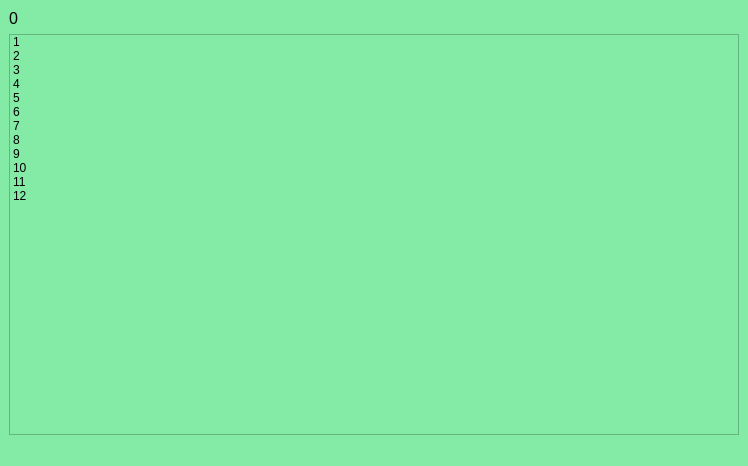
<?xml version="1.0" encoding="UTF-8"?>
<ui version="4.0">
 <class>GameWindow</class>
 <widget class="QMainWindow" name="GameWindow">
  <property name="geometry">
   <rect>
    <x>0</x>
    <y>0</y>
    <width>748</width>
    <height>466</height>
   </rect>
  </property>
  <property name="tabletTracking">
   <bool>false</bool>
  </property>
  <property name="windowTitle">
   <string>Passwords List</string>
  </property>
  <property name="styleSheet">
   <string notr="true">background-color: rgb(131, 235, 166);</string>
  </property>
  <widget class="QWidget" name="centralwidget">
   <layout class="QGridLayout" name="gridLayout">
    <item row="0" column="0">
     <widget class="QLabel" name="scoreLabel">
      <property name="font">
       <font>
        <family>Tahoma</family>
        <pointsize>12</pointsize>
       </font>
      </property>
      <property name="text">
       <string>0</string>
      </property>
     </widget>
    </item>
    <item row="2" column="0">
     <widget class="QListWidget" name="itemListWidget">
      <item>
       <property name="text">
        <string>1</string>
       </property>
      </item>
      <item>
       <property name="text">
        <string>2</string>
       </property>
      </item>
      <item>
       <property name="text">
        <string>3</string>
       </property>
      </item>
      <item>
       <property name="text">
        <string>4</string>
       </property>
      </item>
      <item>
       <property name="text">
        <string>5</string>
       </property>
      </item>
      <item>
       <property name="text">
        <string>6</string>
       </property>
      </item>
      <item>
       <property name="text">
        <string>7</string>
       </property>
      </item>
      <item>
       <property name="text">
        <string>8</string>
       </property>
      </item>
      <item>
       <property name="text">
        <string>9</string>
       </property>
      </item>
      <item>
       <property name="text">
        <string>10</string>
       </property>
      </item>
      <item>
       <property name="text">
        <string>11</string>
       </property>
      </item>
      <item>
       <property name="text">
        <string>12</string>
       </property>
      </item>
     </widget>
    </item>
   </layout>
  </widget>
  <widget class="QMenuBar" name="menubar">
   <property name="geometry">
    <rect>
     <x>0</x>
     <y>0</y>
     <width>748</width>
     <height>26</height>
    </rect>
   </property>
  </widget>
  <widget class="QStatusBar" name="statusbar"/>
 </widget>
 <resources/>
 <connections/>
</ui>
